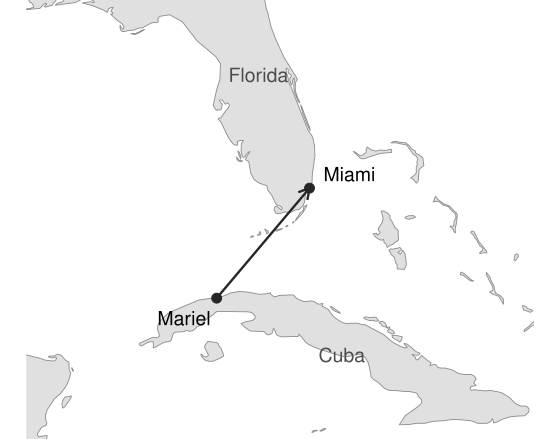

Source code (R):
# Map for the Mariel boatlift example: Mariel (Cuba) to Miami, drawn from the maps package.
# Run from this folder:  Rscript mariel_map_2026.R
suppressPackageStartupMessages({library(ggplot2); library(maps)})

w <- map_data("world", region = c("Cuba", "USA", "Bahamas", "Haiti", "Dominican Republic", "Jamaica",
                                  "Mexico", "Cayman Islands", "Turks and Caicos Islands"))
pts <- data.frame(place = c("Mariel", "Miami"), long = c(-82.75, -80.19), lat = c(23.02, 25.77))
p <- ggplot() +
  geom_polygon(data = w, aes(long, lat, group = group), fill = "grey88", colour = "grey55", linewidth = 0.3) +
  annotate("segment", x = -82.75, y = 23.02, xend = -80.19, yend = 25.77, colour = "grey15",
           linewidth = 0.8, arrow = arrow(length = unit(0.12, "inches"))) +
  geom_point(data = pts, aes(long, lat), size = 3, colour = "grey15") +
  geom_text(data = pts, aes(long, lat, label = place), nudge_x = c(-0.9, 1.1), nudge_y = c(-0.5, 0.35), size = 5) +
  annotate("text", x = -79.3, y = 21.6, label = "Cuba", size = 5, colour = "grey30") +
  annotate("text", x = -81.6, y = 28.6, label = "Florida", size = 5, colour = "grey30") +
  coord_quickmap(xlim = c(-88, -74), ylim = c(19.5, 30.5), expand = FALSE) +
  theme_void()
ggsave("mariel_map_2026.pdf", p, width = 5.6, height = 4.4)
cat("wrote mariel_map_2026.pdf\n")
